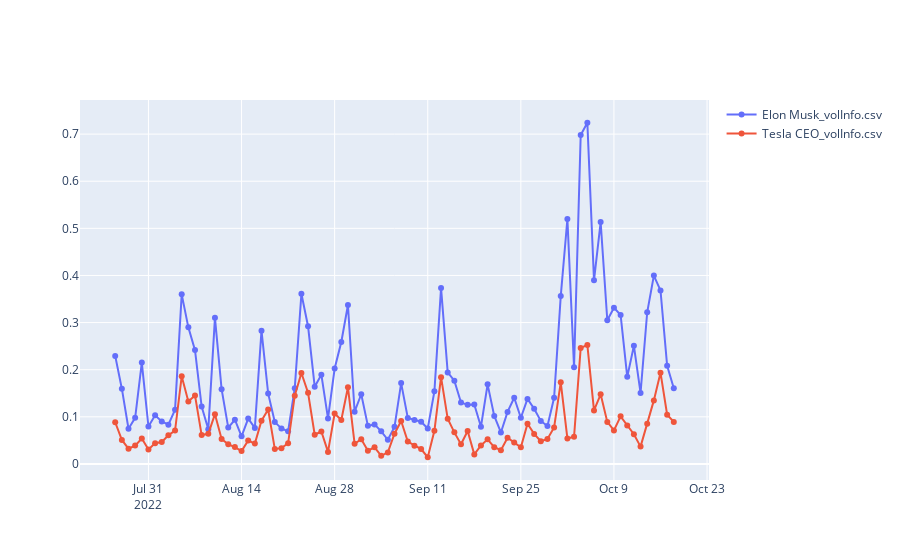
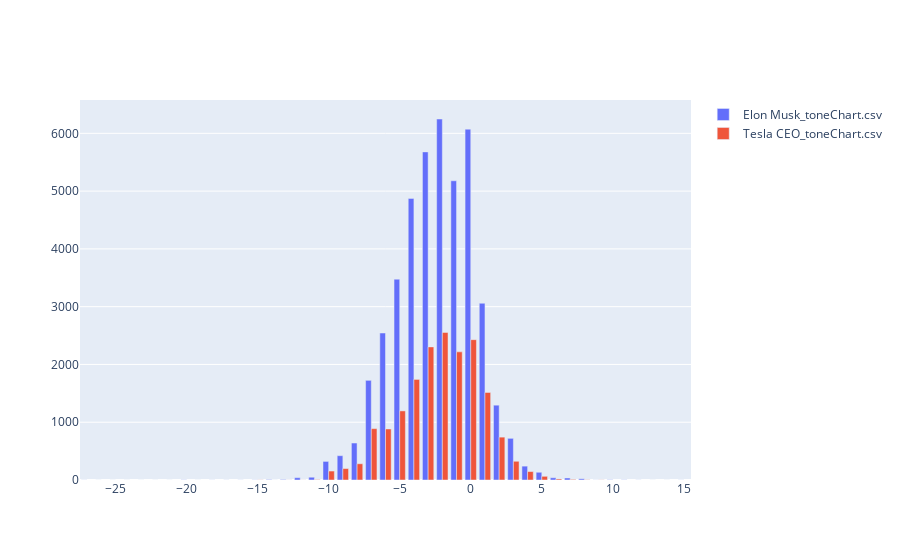

Source (notebook cell) for these figures, in order:
### Code cell
# Input query by user
num = inputQueryNumber()

queryList = inputQuery(num)

# get the csv pulled from API
file_name  = getQuery_volInfo(queryList)
file_name_toneChart = getQuery_tonechart(queryList)

print(file_name)

#visualise the csv for analysis
myData = convertData(file_name)

edaQuery(myData, file_name, queryList)
visualiseToneQuery(myData, file_name_toneChart, queryList)
